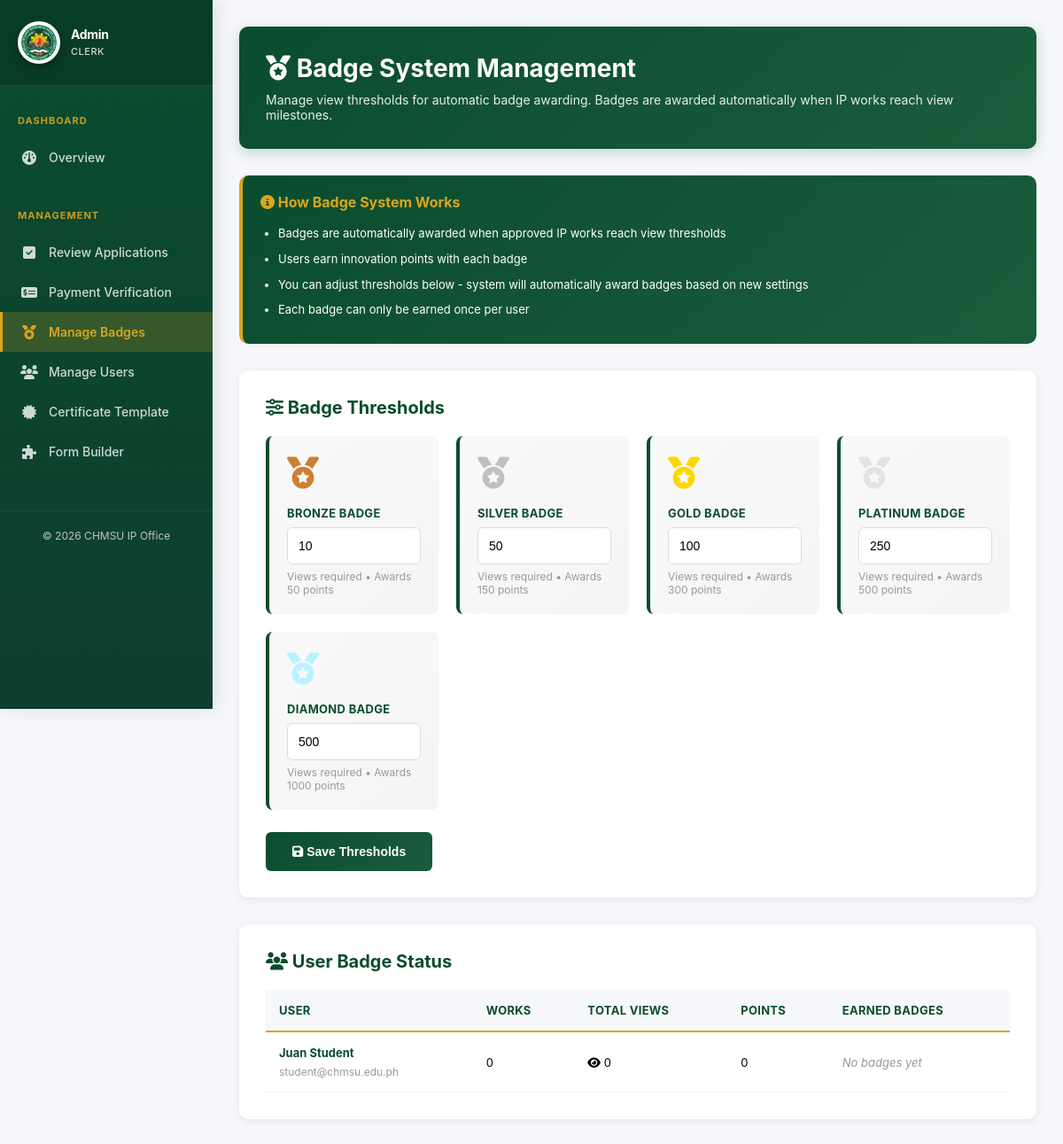
/admin/manage-badges.php (signed in), run on an earlier commit of the app's database.
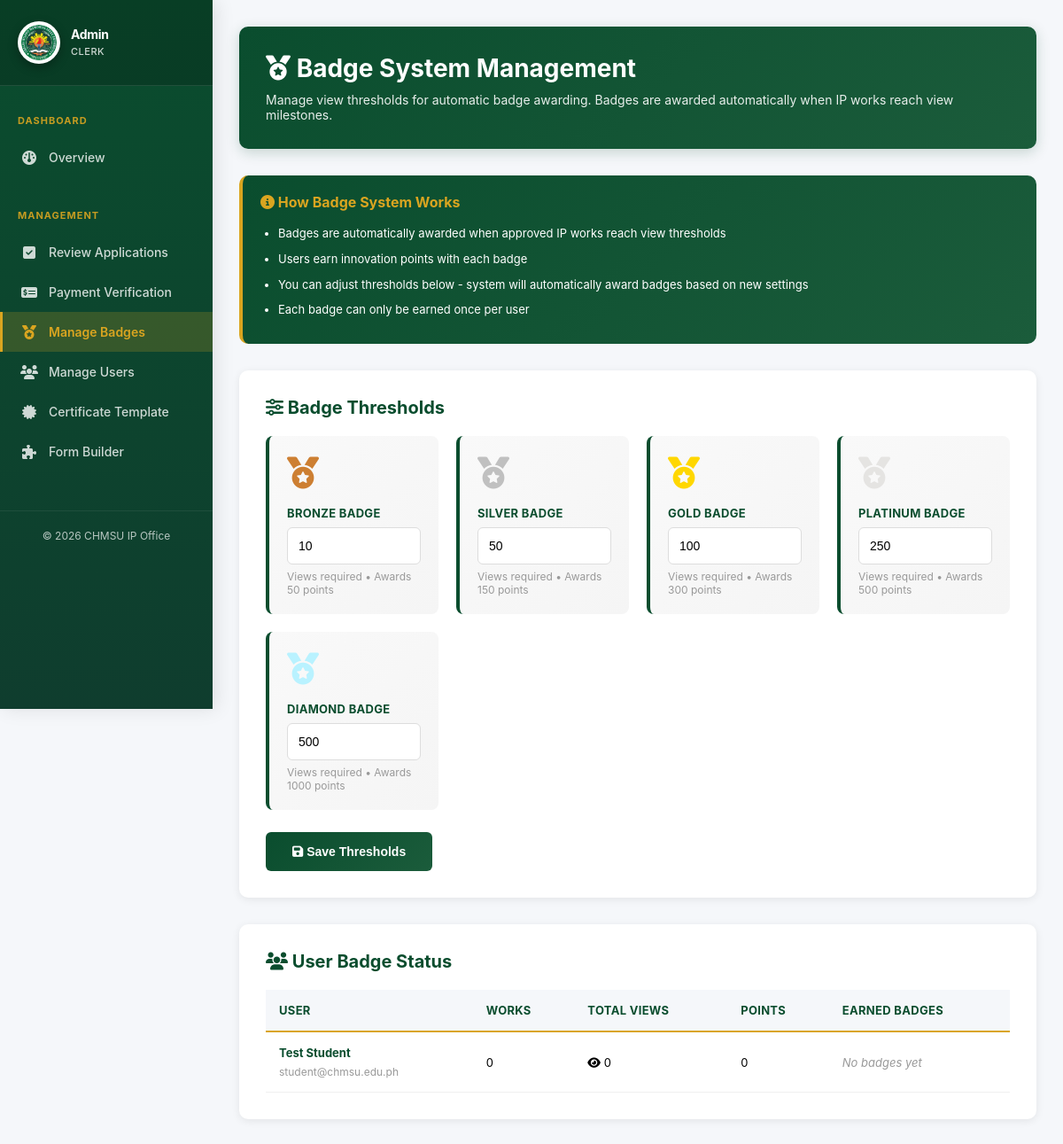
And on a later commit of the database.
### tables this page shows
CREATE TABLE users (
  id INT PRIMARY KEY AUTO_INCREMENT,
  email VARCHAR(255) UNIQUE NOT NULL,
  password VARCHAR(255) NOT NULL,
  full_name VARCHAR(255) NOT NULL,
  role ENUM('user', 'clerk', 'director') DEFAULT 'user',
  security_question VARCHAR(255),
  security_answer VARCHAR(255),
  department VARCHAR(255),
  contact_number VARCHAR(20),
  profile_picture VARCHAR(255),
  innovation_points INT DEFAULT 0,
  created_at TIMESTAMP DEFAULT CURRENT_TIMESTAMP,
  updated_at TIMESTAMP DEFAULT CURRENT_TIMESTAMP ON UPDATE CURRENT_TIMESTAMP,
  is_active BOOLEAN DEFAULT TRUE,
  INDEX idx_user_email (email),
  INDEX idx_user_role (role)
);

### admin/manage-badges.php (the view, shortened to what the changed rows need)
<?php
require_once '../config/db.php';
$users_result = $conn->query("
  SELECT
    u.id,
    u.full_name,
    u.email,
    u.innovation_points,
    COUNT(DISTINCT a.id) as approved_works,
    COUNT(DISTINCT v.id) as total_views,
    GROUP_CONCAT(DISTINCT b.badge_type) as earned_badges
  FROM users u
  LEFT JOIN ip_applications a ON u.id = a.user_id AND a.status = 'approved'
  LEFT JOIN view_tracking v ON a.id = v.application_id
  LEFT JOIN badges b ON u.id = b.user_id
  WHERE u.role = 'user'
  GROUP BY u.id
  ORDER BY total_views DESC
");
$users = $users_result->fetch_all(MYSQLI_ASSOC);
?>
<!DOCTYPE html>
<html lang="en">
<head>
  <link href="https://cdnjs.cloudflare.com/ajax/libs/font-awesome/6.4.0/css/all.min.css" rel="stylesheet">
</head>
<body>
  <div class="container">
    <div class="header">
      <h1><i class="fas fa-medal"></i> Badge System Management</h1>
    </div>
    <div class="threshold-card">
      <h2><i class="fas fa-sliders-h"></i> Badge Thresholds</h2>
    </div>
    <div class="user-table">
      <h2><i class="fas fa-users"></i> User Badge Status</h2>
      <table>
        <thead>
          <tr>
            <th>User</th>
            <th>Works</th>
            <th>Total Views</th>
            <th>Points</th>
            <th>Earned Badges</th>
          </tr>
        </thead>
        <tbody>
          <?php foreach ($users as $user): ?>
            <tr>
              <td>
                <strong><?php echo htmlspecialchars($user['full_name']); ?></strong><br>
                <small style="color: #999;"><?php echo htmlspecialchars($user['email']); ?></small>
              </td>
              <td><?php echo $user['approved_works']; ?></td>
              <td><i class="fas fa-eye"></i> <?php echo $user['total_views']; ?></td>
              <td><?php echo $user['innovation_points']; ?></td>
              <td>
                <?php if ($user['earned_badges']): ?>
                  <div class="badge-list">
                    <?php
                    $badges = explode(',', $user['earned_badges']);
                    foreach ($badges as $badge):
                      $badge_class = strtolower(trim($badge));
                    ?>
                      <span class="badge-tag <?php echo $badge_class; ?>"><?php echo trim($badge); ?></span>
                    <?php endforeach; ?>
                  </div>
                <?php else: ?>
                  <span class="no-badges">No badges yet</span>
                <?php endif; ?>
              </td>
            </tr>
          <?php endforeach; ?>
        </tbody>
      </table>
    </div>
  </div>
</body>
</html>

What changed in the data, as far as the page shows it:
changed users "student@chmsu.edu.ph": full_name "Juan Student" → "Test Student"
